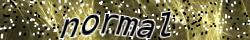
#> input picture douban/douban_spider/1.jpg, 250 x 40 px
$ python identify.py
#> lines starting #> are read from the running program, lines starting #| are printed output that depends on the picture; after the words box and inside, x2 and y2 are one past the last pixel; in counts of white or black regions, pixels touching at a corner belong together
# -*- coding: utf-8 -*-
"""
Created on 2017/10/20 下午3:40
@author: SimbaZhang
"""
from PIL import Image
# from pytesser import *
import pytesseract

pytesseract.pytesseract.tesseract_cmd = '/usr/local/bin/tesseract'

# [6 lines of commented-out code are left out]

def Binarize(img, threshold):
    img_G = Image.new('L', img.size, 1)
    w, d = img.size
    imgdata, imggraydata = img.load(), img_G.load()
    for x in range(w):
        for y in range(d):
            imggraydata[x, y] = 255 * (
            imgdata[x, y][0] > threshold or imgdata[x, y][1] > threshold or imgdata[x, y][2] > threshold)
    return img_G


def scrap_img(imgdata, dst, width, heigth, x, y):
    findlist = []
    waitlist = [(x, y)]
    while waitlist != []:
        cur = waitlist.pop(0)
        for (i, j) in [(cur[0] + 1, cur[1]), (cur[0] - 1, cur[1]), (cur[0], cur[1] + 1), (cur[0], cur[1] - 1)]:
            if i < 0 or i >= width or j < 0 or j >= heigth:
                continue
            if imgdata[i, j] == dst:
                if not (i, j) in findlist:
                    findlist.append((i, j))
                    if not (i, j) in waitlist:
                        waitlist.append((i, j))
    return findlist


def m_filter2(img):
    imgdata = img.load()
    w, h = img.size
    for x in range(w):
        for y in range(h):
            if imgdata[x, y] == 0:
                scraplist = scrap_img(imgdata, 0, w, h, x, y)
                for p in scraplist:
                    imgdata[p[0], p[1]] = 255 - 254 * (len(scraplist) > 30)
                imgdata[x, y] = 255 - 254 * (len(scraplist) > 30)
    return img


def recognition(path):
#> called with path = '1.jpg'
    img = Image.open(path)
#> img is the input picture: PIL image 250x40 RGB; mean R, G, B 121.5, 116.1, 80.8
    img = Binarize(img, 45)
#> in Binarize, `img_G = Image.new('L', img.size, 1)`: img_G: PIL image 250x40 L; every value is 1
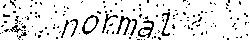
#> img: PIL image 250x40 L; 88.6% white; black in thin lines or dots
    img = m_filter2(img)
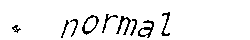
#> img: PIL image 250x40 L; values 1 (black) and 255 (white), 94.2% white; black in thin lines or dots, all inside (x1, y1, x2, y2) = (12, 12, 170, 38)
    string_re = pytesseract.image_to_string(img)
    if string_re.find(" ") >= 0:
        string_re = string_re.replace(" ", "")
    if string_re.find("\n") >= 0:
        string_re = string_re.replace("\n", "")
    return string_re


if __name__ == "__main__":
    print(recognition('1.jpg'))
#> (the call stopped at in recognition, `string_re = pytesseract.image_to_string(img)`: pytesseract is not available in this run)
